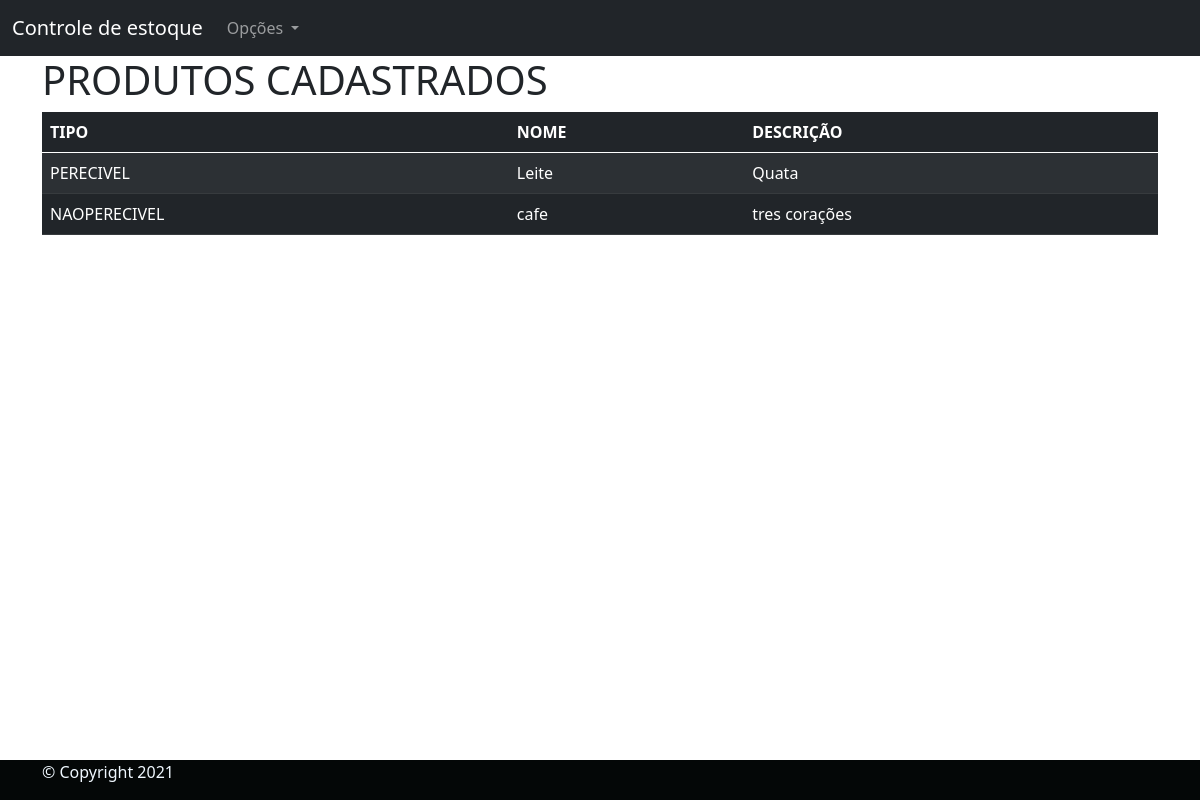
Before: /Produtos-cadastrados/ with the older database file.
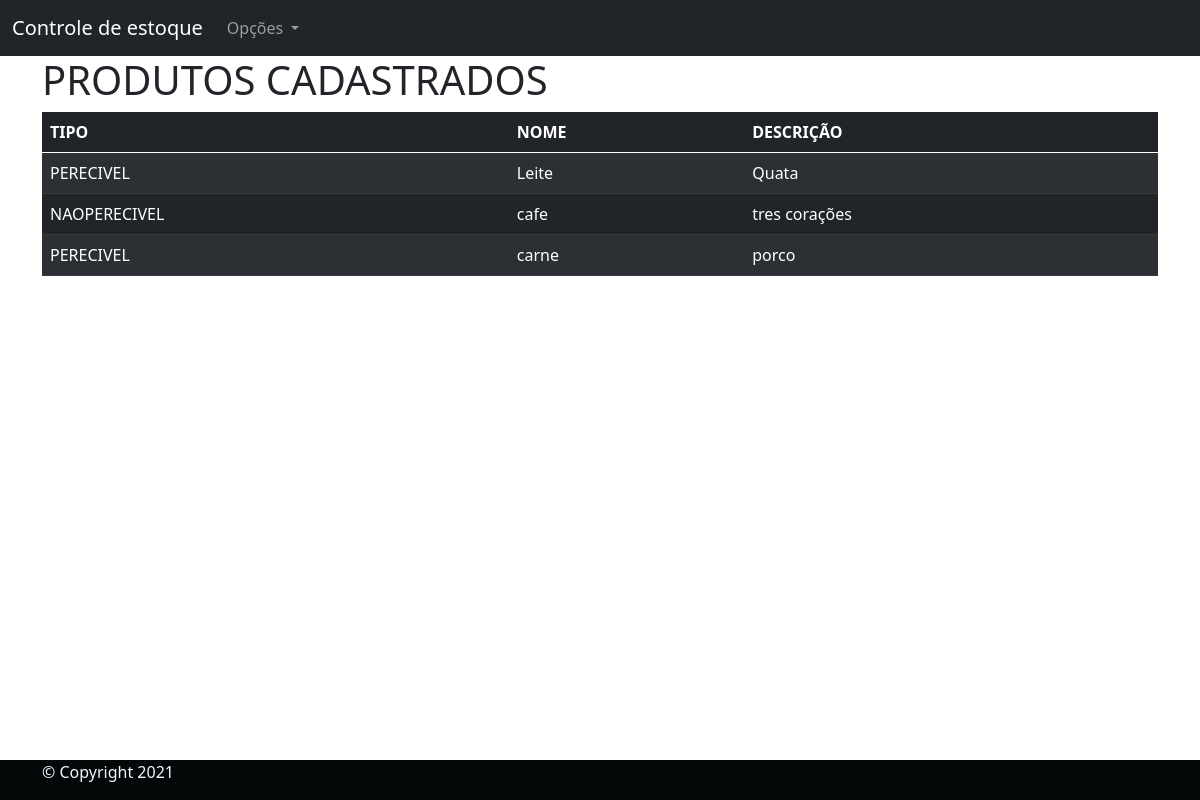
After: the same page with the newer database file.
### estoque/models.py (models this page shows, shortened)
class Produto(models.Model):
    categoria = models.CharField(
        verbose_name="Categoria:", max_length=30, choices=TIPO_ALIMENTO)
    nome = models.CharField(verbose_name="Nome do produto:", max_length=194)
    descricao = models.TextField(
        verbose_name="Descrição do produto:", max_length=194, blank=False, null=False)
    class Meta:
        verbose_name = "Produto"
        verbose_name_plural = "Produtos"
        db_table = "produto"

### estoque/views.py (the view)
# urls.py: path('Produtos-cadastrados/', produtos_cadastrados,
def produtos_cadastrados(request):
    allcadastro = Produto.objects.all()
    context = {
        "listProduto": allcadastro,
    }
    return render(request, "listar_produtos_cadastrados.html", context)

### templates/listar_produtos_cadastrados.html (shortened to what this page needs)
{% extends 'base.html' %}
{% block conteudo %}
<main class="container">
    <h1>PRODUTOS CADASTRADOS</h1>
    {% if listProduto %}
    <table class="table table-dark table-striped">
        <thead>
          <tr>
            <th scope="col">TIPO</th>
            <th scope="col">NOME</th>
            <th scope="col">DESCRIÇÃO</th>
        </thead>
        <tbody>
         {% for aux in listProduto %}
        <tr>
            <td>{{aux.categoria}}</td>
            <td>{{aux.nome}}</td>
            <td>{{aux.descricao}}</td>
        </tr>
          {% endfor %}
        </tbody>
      </table>
        {% endif%}
</main>
{% endblock %}

Changed rows visible on the page:
added Produto: categoria "PERECIVEL", nome "carne", descricao "porco"
